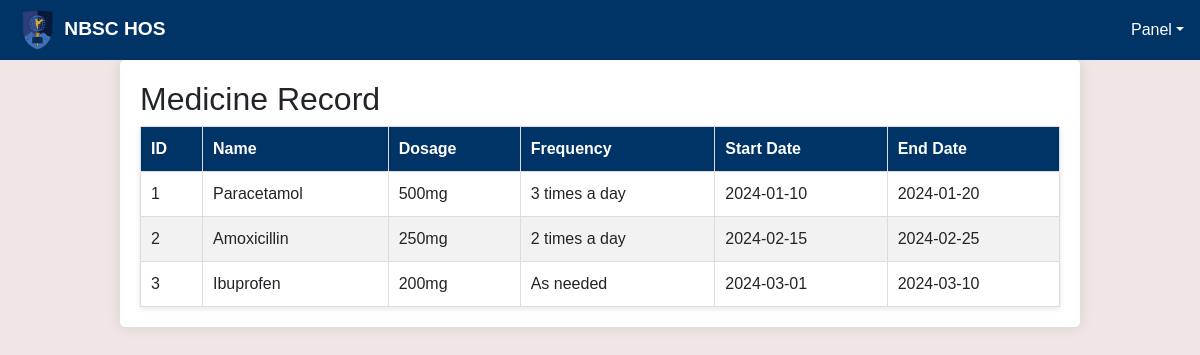
The app's page /nurse/medicine_record.php with its own data.
### tables this page shows
CREATE TABLE `medicine_record` (
  `medicine_id` int(11) NOT NULL,
  `medicine_name` varchar(255) NOT NULL,
  `dosage` varchar(100) NOT NULL,
  `frequency` varchar(100) NOT NULL,
  `start_date` date NOT NULL,
  `end_date` date NOT NULL
);

### nurse/medicine_record.php (the view, shortened to what this page needs)
<?php
include '../config.php';
$medicineRecords = [];
if ($link) {
    $query = "SELECT * FROM medicine_record";
    $result = $link->query($query);
    if ($result && $result->num_rows > 0) {
        while ($row = $result->fetch_assoc()) {
            $medicineRecords[] = $row;
        }
    } else {
        echo "No records found or query failed!";
    }
} else {
    echo "Database connection failed!";
}
?>
<!DOCTYPE html>
<html lang="en">
<head>
    <link href="https://cdn.jsdelivr.net/npm/bootstrap@5.3.3/dist/css/bootstrap.min.css" rel="stylesheet">
    <link rel="stylesheet" href="../styles/medicine.css">
</head>
<body>
<nav class="navbar navbar-expand-lg navbar-dark navbar-custom px-2">
    <a class="navbar-brand ps-2" href="#">
        <img src="../src/Nbsc_logo-removebg-preview.png" alt="NBSC HOS" width="50" height="50">
        NBSC HOS
    </a>
    <div class="collapse navbar-collapse" id="main_nav">
        <ul class="navbar-nav ms-auto mb-2 mb-lg-0">
            <li class="nav-item dropdown">
                <a class="nav-link dropdown-toggle" href="#" id="navbarDropdown" role="button" data-bs-toggle="dropdown" aria-expanded="false">Panel</a>
            </li>
        </ul>
    </div>
</nav>
    <div class="container">
        <h2>Medicine Record</h2>
        <table>
            <thead>
                <tr>
                    <th>ID</th>
                    <th>Name</th>
                    <th>Dosage</th>
                    <th>Frequency</th>
                    <th>Start Date</th>
                    <th>End Date</th>
                </tr>
            </thead>
            <tbody>
                <?php foreach ($medicineRecords as $record): ?>
                <tr>
                    <td><?php echo htmlspecialchars($record['medicine_id']); ?></td>
                    <td><?php echo htmlspecialchars($record['medicine_name']); ?></td>
                    <td><?php echo htmlspecialchars($record['dosage']); ?></td>
                    <td><?php echo htmlspecialchars($record['frequency']); ?></td>
                    <td><?php echo htmlspecialchars($record['start_date']); ?></td>
                    <td><?php echo htmlspecialchars($record['end_date']); ?></td>
                </tr>
                <?php endforeach; ?>
            </tbody>
        </table>
    </div>
</body>
</html>

### styles/medicine.css (style rules this page uses)
body { font-family: Arial, sans-serif; background-color: #f0e6e6; margin: 0; padding: 0; }
.navbar-custom { background-color: #003366; padding: 5px; }
.navbar-custom .navbar-brand { color: white; font-weight: bold; font-size: 1.2rem; }
.navbar-custom .navbar-nav .nav-link { color: #fff; }
.navbar-brand img { max-height: 40px; width: auto; }
.container { width: 80%; margin: auto; padding: 20px; background: white; border-radius: 5px; box-shadow: 0 0 15px rgba(0, 0, 0, 0.1); }
table { width: 100%; border-collapse: collapse; box-shadow: 0 2px 5px rgba(0, 0, 0, 0.1); }
table, th, td { border: 1px solid #ddd; }
th, td { padding: 10px; text-align: left; }
th { background-color: #003366; color: white; }
tr:nth-child(even) { background-color: #f2f2f2; }

### records on screen
medicine_record: medicine_id "1", medicine_name "Paracetamol", dosage "500mg", frequency "3 times a day", start_date "2024-01-10", end_date "2024-01-20"
medicine_record: medicine_id "2", medicine_name "Amoxicillin", dosage "250mg", frequency "2 times a day", start_date "2024-02-15", end_date "2024-02-25"
medicine_record: medicine_id "3", medicine_name "Ibuprofen", dosage "200mg", frequency "As needed", start_date "2024-03-01", end_date "2024-03-10"
